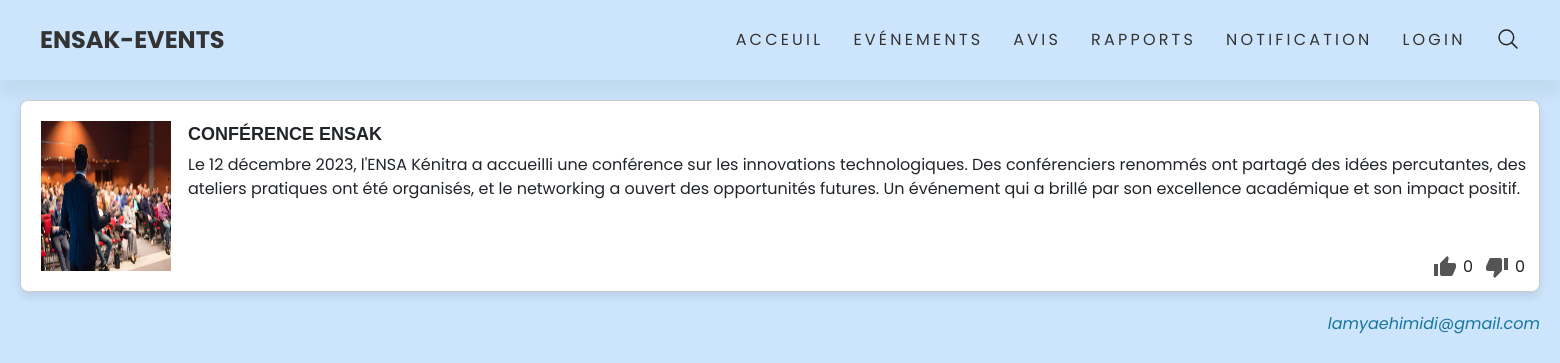
/rapport.php, run on the app's committed database.
### tables this page shows
CREATE TABLE `rapports` (
  `id_rapports` int(11) NOT NULL,
  `rapport` varchar(400) NOT NULL,
  `titre` varchar(40) NOT NULL,
  `id_organisateur` int(11) NOT NULL,
  `photo` varchar(30) NOT NULL
);

CREATE TABLE `organisateurs` (
  `id_organisateur` int(11) NOT NULL,
  `nom` varchar(250) NOT NULL,
  `login` varchar(250) NOT NULL,
  `password` varchar(250) NOT NULL,
  `prenom` varchar(30) NOT NULL
);

### rapport.php (the view, shortened to what this page needs)
<?php
include ("connexion.php");
?>
<!DOCTYPE html>
<html lang="en">
<head>
      <link href="decore.css" rel="stylesheet" type="text/css">
    <link  rel="stylesheet" href="bootstrap5/css/bootstrap.min.css">
    <link rel="stylesheet" type="text/css" href="https://cdnjs.cloudflare.com/ajax/libs/font-awesome/6.4.2/css/all.min.css">
</head>
<body>
     <header>
    <a href="#" class="logo">ENSAK-EVENTS</a>
    <div class="group">
    <ul class="navigation">
    <li><a href="index.php">Acceuil</a></li>
    <li><a href="thankyou.php">Evénements</a></li>
    <li><a href="avi.php">Avis</a></li>
    <li><a href="rapport.php">Rapports</a></li>
    <li><a href="notification.php">Notification</a></li>
    <li><a href="form.php">Login</a></li>
    </ul>
    <div class="search">
     <span class="icon">
     <ion-icon name="search-outline" class="searchBtn"></ion-icon>
     </span>
    </div>
    </div>
    </header>
<?php
$request = "SELECT * FROM rapports ";
$result = mysqli_query($conn, $request);
while ($data = mysqli_fetch_assoc($result)) {
    echo '<div class="report-card">';
    echo '<img src="best/' . $data['photo'] . '" alt="image" height="150" width="130" class="report-image" alt="...">';
    echo '<div class="event-title">' . $data['titre'] . '</div>';
    echo $data['rapport'] . "<br/>";
    $od=$data['id_organisateur'];
    $resu= mysqli_query($conn,"SELECT * FROM organisateurs WHERE id_organisateur='$od'");
    $fin=mysqli_fetch_assoc($resu);
    $logo=$fin['login'];
?>
<div class="post" data-post-id="7712">
        <div class="post-ratings-container">
            <div class="post-rating">
                <span class="post-rating-button material-icons">thumb_up</span>
                <span class="post-rating-count">0</span>
            </div>
            <div class="post-rating">
                <span class="post-rating-button material-icons">thumb_down</span>
                <span class="post-rating-count">0</span>
            </div>
        </div>
    </div>
<?php echo '</div>';
 echo '<div class="login">' . $logo . '</div><br/>';} ?>
</body>
</html>

### decore.css (style rules this page uses)
* { margin: 0; padding: 0; box-sizing: border-box; font-family: 'Poppins',sans-serif; }
.navigation { margin-bottom:1px; }
header { position: absolute; top: 0; left: 0; width: 100%; height: 80px; background-image:linear-gradient(to left,#4193fe,#417E80); padding : 20px 40px; display: flex; justify-content: space-between; align-items: center; box-shadow: 0 15px 15px rgba(0,0,0,0.05); }
.logo { color: #333333; text-decoration: none; font-size: 1.5em; font-weight: 700; text-transform: uppercase; letter-spacing: 0.1em; }
.group { display: flex; align-items:center; }
header ul { position:relative; display:flex; gap:30px; }
header ul li { list-style:none; }
header ul li a { position:relative; text-decoration:none; font-size:1em; color:#333; text-transform:uppercase; letter-spacing:0.2em; }
header ul li a::before { content:''; position:absolute; bottom:-2px; width:100%; height:2px; background:#333; transform:scaleX(0); transition:transform 0.5s ease-in-out; transform-origin:right; }
header .search { position:relative; display:flex; justify-content:center; align-items:center; font-size:1.5em; z-index:10; cursor:pointer; }
.searchBtn { position:relative; left:30px; top:2.5px; transition: 0.5s ease-in-out; }

### rapport.php (style rules this page uses)
.post { width: 400px; font-family: 'Lexend', sans-serif; position : absolute; right:14px; bottom:0px; }
.post-ratings-container { display: flex; justify-content: end; padding: 12px 0; }
.post-rating { display: flex; align-items: center; cursor: default; }
.post-rating:not(:last-child) { margin-right: 12px; }
.post-rating-button { margin-right: 6px; cursor: pointer; color: #555555; }
.report-card { border: 1px solid #ccc; padding: 10px; margin-bottom: 20px; width: 100%; box-sizing: border-box; border-radius: 8px; box-shadow: 0 4px 8px rgba(0, 0, 0, 0.1); background-color: white; overflow: hidden; position:relative; }
body { font-family: Arial, sans-serif; margin: 20px; margin-top: 100px; }
.event-title { font-size: 18px; margin-top:10px; font-weight: bold; margin-bottom: 5px; font-family: ' Font', sans-serif; text-transform: uppercase; }
.login { text-align: right; font-style: italic; color: #1a759f; margin-top: 10px; }
.report-image { float: left; margin-right: 17px; margin-left:10px; margin-bottom:10px; margin-top:10px; }
body { background-image:linear-gradient(to left,rgb(204, 229, 252),rgb(204, 229, 252)); min-height: 100vh; overflow-x: hidden; }
header { position: absolute; top: 0; left: 0; width: 100%; height: 80px; background-image:linear-gradient(to left,rgb(204, 229, 252),rgb(204, 229, 252)); padding : 20px 40px; display: flex; justify-content: space-between; align-items: center; box-shadow: 0 15px 15px rgba(0,0,0,0.05); }

### data on the page
rapports: photo (picture), titre "CONFÉRENCE ENSAK", rapport "Le 12 décembre 2023, l'ENSA Kénitra a accueilli une conférence sur les innovations technologiques. Des conférenciers renommés ont partagé des idées percutantes, des ateliers pratiques ont été organisés, et le networking a ouvert des opportunités futures. Un événement qui a brillé par son excellence académique et son impact positif.", id_organisateur.login "lamyaehimidi@gmail.com"
